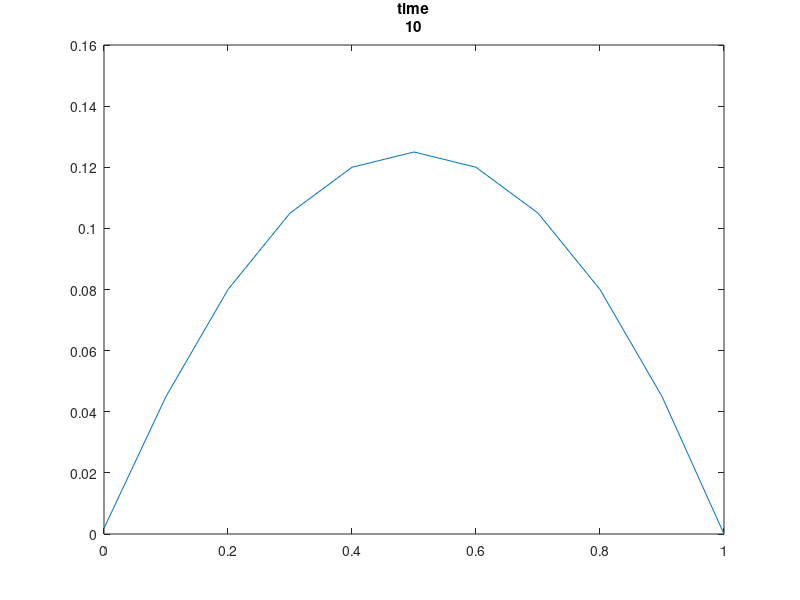

Source code (MATLAB):
data = [  0.100000001      -2.31076172E-03   2.46481206E-02   4.15941738E-02   5.26006520E-02   5.87868616E-02   6.07819036E-02   5.87886646E-02   5.26044443E-02   4.16003317E-02   2.46572718E-02  -3.08215921E-03
  0.200000003      -7.71884108E-04   3.49355564E-02   6.09044209E-02   7.87682235E-02   8.92053470E-02   9.26374197E-02   8.92071426E-02   7.87718222E-02   6.09097891E-02   3.49425860E-02  -2.05620471E-03
  0.300000012       4.27639490E-04   3.99608947E-02   7.04356581E-02   9.18475837E-02  0.104545996      0.108753718      0.104547203       9.18499231E-02   7.04390109E-02   3.99650633E-02  -1.14186096E-03
  0.400000006       1.12024148E-03   4.24723253E-02   7.52030835E-02   9.84027833E-02  0.112247318      0.116849460      0.112248003       9.84041169E-02   7.52049536E-02   4.24745902E-02  -5.99156541E-04
  0.500000000       1.48924394E-03   4.37318124E-02   7.75935799E-02  0.101690508      0.116110854      0.120911255      0.116111226      0.101691224       7.75945783E-02   4.37329896E-02  -3.07088834E-04
  0.600000024       1.67968741E-03   4.43637371E-02   7.87927657E-02  0.103339747      0.118048958      0.122948840      0.118049152      0.103340104       7.87932649E-02   4.43643332E-02  -1.55690170E-04
  0.699999988       1.77656545E-03   4.46807854E-02   7.93943480E-02  0.104167089      0.119021215      0.123970993      0.119021319      0.104167275       7.93946087E-02   4.46810946E-02  -7.85175507E-05
  0.800000012       1.82550284E-03   4.48398516E-02   7.96961561E-02  0.104582146      0.119508952      0.124483757      0.119509012      0.104582235       7.96962827E-02   4.48400006E-02  -3.94927811E-05
  0.900000036       1.85013970E-03   4.49196510E-02   7.98475593E-02  0.104790367      0.119753644      0.124741003      0.119753674      0.104790412       7.98476264E-02   4.49197292E-02  -1.98394337E-05
   1.00000000       1.86251977E-03   4.49596904E-02   7.99235255E-02  0.104894824      0.119876400      0.124870054      0.119876407      0.104894839       7.99235553E-02   4.49597277E-02  -9.95906703E-06
   1.10000002       1.86873705E-03   4.49797772E-02   7.99616352E-02  0.104947232      0.119937994      0.124934815      0.119938016      0.104947254       7.99616501E-02   4.49797921E-02  -4.99807220E-06
   1.20000005       1.87185756E-03   4.49898541E-02   7.99807534E-02  0.104973525      0.119968891      0.124967292      0.119968891      0.104973532       7.99807608E-02   4.49898653E-02  -2.50865514E-06
   1.30000007       1.87342323E-03   4.49949093E-02   7.99903348E-02  0.104986712      0.119984381      0.124983586      0.119984381      0.104986712       7.99903423E-02   4.49949130E-02  -1.25782549E-06
   1.39999998       1.87420903E-03   4.49974425E-02   7.99951479E-02  0.104993328      0.119992152      0.124991752      0.119992159      0.104993321       7.99951479E-02   4.49974462E-02  -6.31011403E-07
   1.50000000       1.87460298E-03   4.49987166E-02   7.99975619E-02  0.104996644      0.119996063      0.124995865      0.119996071      0.104996659       7.99975693E-02   4.49987203E-02  -3.16904845E-07
   1.60000002       1.87480031E-03   4.49993536E-02   7.99987763E-02  0.104998320      0.119998023      0.124997921      0.119998038      0.104998328       7.99987838E-02   4.49993536E-02  -1.58452423E-07
   1.70000005       1.87489914E-03   4.49996777E-02   7.99993873E-02  0.104999155      0.119999014      0.124998964      0.119999021      0.104999170       7.99993947E-02   4.49996814E-02  -8.08002412E-08
   1.80000007       1.87495013E-03   4.49998342E-02   7.99996853E-02  0.104999565      0.119999491      0.124999471      0.119999506      0.104999579       7.99997002E-02   4.49998379E-02  -3.98754452E-08
   1.89999998       1.87497493E-03   4.49999124E-02   7.99998343E-02  0.104999773      0.119999744      0.124999732      0.119999744      0.104999781       7.99998343E-02   4.49999161E-02  -2.02875068E-08
   2.00000000       1.87498680E-03   4.49999496E-02   7.99999088E-02  0.104999878      0.119999856      0.124999858      0.119999878      0.104999892       7.99999237E-02   4.49999571E-02  -1.01437534E-08
   2.10000014       1.87499274E-03   4.49999757E-02   7.99999535E-02  0.104999937      0.119999923      0.124999925      0.119999923      0.104999937       7.99999610E-02   4.49999794E-02  -5.59655389E-09
   2.20000005       1.87499693E-03   4.49999832E-02   7.99999684E-02  0.104999959      0.119999953      0.124999963      0.119999968      0.104999967       7.99999759E-02   4.49999869E-02  -2.44849230E-09
   2.29999995       1.87499798E-03   4.49999943E-02   7.99999908E-02  0.104999989      0.119999982      0.124999985      0.119999990      0.104999989       7.99999982E-02   4.49999981E-02  -1.74892301E-09
   2.40000010       1.87499868E-03   4.50000018E-02   7.99999982E-02  0.104999989      0.119999990      0.124999985      0.119999990      0.104999989       7.99999982E-02   4.49999981E-02  -3.49784618E-10
   2.50000000       1.87499938E-03   4.50000018E-02   7.99999982E-02  0.104999989      0.119999990      0.124999985      0.119999990      0.104999989       7.99999982E-02   4.49999981E-02   0.00000000    
   2.60000014       1.87499938E-03   4.50000018E-02   7.99999982E-02  0.104999989      0.119999990      0.124999985      0.119999990      0.104999989       7.99999982E-02   4.49999981E-02   0.00000000    
   2.70000005       1.87499938E-03   4.50000018E-02   7.99999982E-02  0.104999989      0.119999990      0.124999985      0.119999990      0.104999989       7.99999982E-02   4.49999981E-02   0.00000000    
   2.79999995       1.87499938E-03   4.50000018E-02   7.99999982E-02  0.104999989      0.119999990      0.124999985      0.119999990      0.104999989       7.99999982E-02   4.49999981E-02   0.00000000    
   2.90000010       1.87499938E-03   4.50000018E-02   7.99999982E-02  0.104999989      0.119999990      0.124999985      0.119999990      0.104999989       7.99999982E-02   4.49999981E-02   0.00000000    
   3.00000000       1.87499938E-03   4.50000018E-02   7.99999982E-02  0.104999989      0.119999990      0.124999985      0.119999990      0.104999989       7.99999982E-02   4.49999981E-02   0.00000000    
   3.10000014       1.87499938E-03   4.50000018E-02   7.99999982E-02  0.104999989      0.119999990      0.124999985      0.119999990      0.104999989       7.99999982E-02   4.49999981E-02   0.00000000    
   3.20000005       1.87499938E-03   4.50000018E-02   7.99999982E-02  0.104999989      0.119999990      0.124999985      0.119999990      0.104999989       7.99999982E-02   4.49999981E-02   0.00000000    
   3.29999995       1.87499938E-03   4.50000018E-02   7.99999982E-02  0.104999989      0.119999990      0.124999985      0.119999990      0.104999989       7.99999982E-02   4.49999981E-02   0.00000000    
   3.40000010       1.87499938E-03   4.50000018E-02   7.99999982E-02  0.104999989      0.119999990      0.124999985      0.119999990      0.104999989       7.99999982E-02   4.49999981E-02   0.00000000    
   3.50000000       1.87499938E-03   4.50000018E-02   7.99999982E-02  0.104999989      0.119999990      0.124999985      0.119999990      0.104999989       7.99999982E-02   4.49999981E-02   0.00000000    
   3.60000014       1.87499938E-03   4.50000018E-02   7.99999982E-02  0.104999989      0.119999990      0.124999985      0.119999990      0.104999989       7.99999982E-02   4.49999981E-02   0.00000000    
   3.70000005       1.87499938E-03   4.50000018E-02   7.99999982E-02  0.104999989      0.119999990      0.124999985      0.119999990      0.104999989       7.99999982E-02   4.49999981E-02   0.00000000    
   3.79999995       1.87499938E-03   4.50000018E-02   7.99999982E-02  0.104999989      0.119999990      0.124999985      0.119999990      0.104999989       7.99999982E-02   4.49999981E-02   0.00000000    
   3.90000010       1.87499938E-03   4.50000018E-02   7.99999982E-02  0.104999989      0.119999990      0.124999985      0.119999990      0.104999989       7.99999982E-02   4.49999981E-02   0.00000000    
   4.00000000       1.87499938E-03   4.50000018E-02   7.99999982E-02  0.104999989      0.119999990      0.124999985      0.119999990      0.104999989       7.99999982E-02   4.49999981E-02   0.00000000    
   4.09999990       1.87499938E-03   4.50000018E-02   7.99999982E-02  0.104999989      0.119999990      0.124999985      0.119999990      0.104999989       7.99999982E-02   4.49999981E-02   0.00000000    
   4.20000029       1.87499938E-03   4.50000018E-02   7.99999982E-02  0.104999989      0.119999990      0.124999985      0.119999990      0.104999989       7.99999982E-02   4.49999981E-02   0.00000000    
   4.30000019       1.87499938E-03   4.50000018E-02   7.99999982E-02  0.104999989      0.119999990      0.124999985      0.119999990      0.104999989       7.99999982E-02   4.49999981E-02   0.00000000    
   4.40000010       1.87499938E-03   4.50000018E-02   7.99999982E-02  0.104999989      0.119999990      0.124999985      0.119999990      0.104999989       7.99999982E-02   4.49999981E-02   0.00000000    
   4.50000000       1.87499938E-03   4.50000018E-02   7.99999982E-02  0.104999989      0.119999990      0.124999985      0.119999990      0.104999989       7.99999982E-02   4.49999981E-02   0.00000000    
   4.59999990       1.87499938E-03   4.50000018E-02   7.99999982E-02  0.104999989      0.119999990      0.124999985      0.119999990      0.104999989       7.99999982E-02   4.49999981E-02   0.00000000    
   4.70000029       1.87499938E-03   4.50000018E-02   7.99999982E-02  0.104999989      0.119999990      0.124999985      0.119999990      0.104999989       7.99999982E-02   4.49999981E-02   0.00000000    
   4.80000019       1.87499938E-03   4.50000018E-02   7.99999982E-02  0.104999989      0.119999990      0.124999985      0.119999990      0.104999989       7.99999982E-02   4.49999981E-02   0.00000000    
   4.90000010       1.87499938E-03   4.50000018E-02   7.99999982E-02  0.104999989      0.119999990      0.124999985      0.119999990      0.104999989       7.99999982E-02   4.49999981E-02   0.00000000    
   5.00000000       1.87499938E-03   4.50000018E-02   7.99999982E-02  0.104999989      0.119999990      0.124999985      0.119999990      0.104999989       7.99999982E-02   4.49999981E-02   0.00000000    
   5.09999990       1.87499938E-03   4.50000018E-02   7.99999982E-02  0.104999989      0.119999990      0.124999985      0.119999990      0.104999989       7.99999982E-02   4.49999981E-02   0.00000000    
   5.20000029       1.87499938E-03   4.50000018E-02   7.99999982E-02  0.104999989      0.119999990      0.124999985      0.119999990      0.104999989       7.99999982E-02   4.49999981E-02   0.00000000    
   5.30000019       1.87499938E-03   4.50000018E-02   7.99999982E-02  0.104999989      0.119999990      0.124999985      0.119999990      0.104999989       7.99999982E-02   4.49999981E-02   0.00000000    
   5.40000010       1.87499938E-03   4.50000018E-02   7.99999982E-02  0.104999989      0.119999990      0.124999985      0.119999990      0.104999989       7.99999982E-02   4.49999981E-02   0.00000000    
   5.50000000       1.87499938E-03   4.50000018E-02   7.99999982E-02  0.104999989      0.119999990      0.124999985      0.119999990      0.104999989       7.99999982E-02   4.49999981E-02   0.00000000    
   5.59999990       1.87499938E-03   4.50000018E-02   7.99999982E-02  0.104999989      0.119999990      0.124999985      0.119999990      0.104999989       7.99999982E-02   4.49999981E-02   0.00000000    
   5.70000029       1.87499938E-03   4.50000018E-02   7.99999982E-02  0.104999989      0.119999990      0.124999985      0.119999990      0.104999989       7.99999982E-02   4.49999981E-02   0.00000000    
   5.80000019       1.87499938E-03   4.50000018E-02   7.99999982E-02  0.104999989      0.119999990      0.124999985      0.119999990      0.104999989       7.99999982E-02   4.49999981E-02   0.00000000    
   5.90000010       1.87499938E-03   4.50000018E-02   7.99999982E-02  0.104999989      0.119999990      0.124999985      0.119999990      0.104999989       7.99999982E-02   4.49999981E-02   0.00000000    
   6.00000000       1.87499938E-03   4.50000018E-02   7.99999982E-02  0.104999989      0.119999990      0.124999985      0.119999990      0.104999989       7.99999982E-02   4.49999981E-02   0.00000000    
   6.09999990       1.87499938E-03   4.50000018E-02   7.99999982E-02  0.104999989      0.119999990      0.124999985      0.119999990      0.104999989       7.99999982E-02   4.49999981E-02   0.00000000    
   6.20000029       1.87499938E-03   4.50000018E-02   7.99999982E-02  0.104999989      0.119999990      0.124999985      0.119999990      0.104999989       7.99999982E-02   4.49999981E-02   0.00000000    
   6.30000019       1.87499938E-03   4.50000018E-02   7.99999982E-02  0.104999989      0.119999990      0.124999985      0.119999990      0.104999989       7.99999982E-02   4.49999981E-02   0.00000000    
   6.40000010       1.87499938E-03   4.50000018E-02   7.99999982E-02  0.104999989      0.119999990      0.124999985      0.119999990      0.104999989       7.99999982E-02   4.49999981E-02   0.00000000    
   6.50000000       1.87499938E-03   4.50000018E-02   7.99999982E-02  0.104999989      0.119999990      0.124999985      0.119999990      0.104999989       7.99999982E-02   4.49999981E-02   0.00000000    
   6.59999990       1.87499938E-03   4.50000018E-02   7.99999982E-02  0.104999989      0.119999990      0.124999985      0.119999990      0.104999989       7.99999982E-02   4.49999981E-02   0.00000000    
   6.70000029       1.87499938E-03   4.50000018E-02   7.99999982E-02  0.104999989      0.119999990      0.124999985      0.119999990      0.104999989       7.99999982E-02   4.49999981E-02   0.00000000    
   6.80000019       1.87499938E-03   4.50000018E-02   7.99999982E-02  0.104999989      0.119999990      0.124999985      0.119999990      0.104999989       7.99999982E-02   4.49999981E-02   0.00000000    
   6.90000010       1.87499938E-03   4.50000018E-02   7.99999982E-02  0.104999989      0.119999990      0.124999985      0.119999990      0.104999989       7.99999982E-02   4.49999981E-02   0.00000000    
   7.00000000       1.87499938E-03   4.50000018E-02   7.99999982E-02  0.104999989      0.119999990      0.124999985      0.119999990      0.104999989       7.99999982E-02   4.49999981E-02   0.00000000    
   7.09999990       1.87499938E-03   4.50000018E-02   7.99999982E-02  0.104999989      0.119999990      0.124999985      0.119999990      0.104999989       7.99999982E-02   4.49999981E-02   0.00000000    
   7.20000029       1.87499938E-03   4.50000018E-02   7.99999982E-02  0.104999989      0.119999990      0.124999985      0.119999990      0.104999989       7.99999982E-02   4.49999981E-02   0.00000000    
   7.30000019       1.87499938E-03   4.50000018E-02   7.99999982E-02  0.104999989      0.119999990      0.124999985      0.119999990      0.104999989       7.99999982E-02   4.49999981E-02   0.00000000    
   7.40000010       1.87499938E-03   4.50000018E-02   7.99999982E-02  0.104999989      0.119999990      0.124999985      0.119999990      0.104999989       7.99999982E-02   4.49999981E-02   0.00000000    
   7.50000000       1.87499938E-03   4.50000018E-02   7.99999982E-02  0.104999989      0.119999990      0.124999985      0.119999990      0.104999989       7.99999982E-02   4.49999981E-02   0.00000000    
   7.59999990       1.87499938E-03   4.50000018E-02   7.99999982E-02  0.104999989      0.119999990      0.124999985      0.119999990      0.104999989       7.99999982E-02   4.49999981E-02   0.00000000    
   7.70000029       1.87499938E-03   4.50000018E-02   7.99999982E-02  0.104999989      0.119999990      0.124999985      0.119999990      0.104999989       7.99999982E-02   4.49999981E-02   0.00000000    
   7.80000019       1.87499938E-03   4.50000018E-02   7.99999982E-02  0.104999989      0.119999990      0.124999985      0.119999990      0.104999989       7.99999982E-02   4.49999981E-02   0.00000000    
   7.90000010       1.87499938E-03   4.50000018E-02   7.99999982E-02  0.104999989      0.119999990      0.124999985      0.119999990      0.104999989       7.99999982E-02   4.49999981E-02   0.00000000    
   8.00000000       1.87499938E-03   4.50000018E-02   7.99999982E-02  0.104999989      0.119999990      0.124999985      0.119999990      0.104999989       7.99999982E-02   4.49999981E-02   0.00000000    
   8.10000038       1.87499938E-03   4.50000018E-02   7.99999982E-02  0.104999989      0.119999990      0.124999985      0.119999990      0.104999989       7.99999982E-02   4.49999981E-02   0.00000000    
   8.19999981       1.87499938E-03   4.50000018E-02   7.99999982E-02  0.104999989      0.119999990      0.124999985      0.119999990      0.104999989       7.99999982E-02   4.49999981E-02   0.00000000    
   8.30000019       1.87499938E-03   4.50000018E-02   7.99999982E-02  0.104999989      0.119999990      0.124999985      0.119999990      0.104999989       7.99999982E-02   4.49999981E-02   0.00000000    
   8.40000057       1.87499938E-03   4.50000018E-02   7.99999982E-02  0.104999989      0.119999990      0.124999985      0.119999990      0.104999989       7.99999982E-02   4.49999981E-02   0.00000000    
   8.50000000       1.87499938E-03   4.50000018E-02   7.99999982E-02  0.104999989      0.119999990      0.124999985      0.119999990      0.104999989       7.99999982E-02   4.49999981E-02   0.00000000    
   8.60000038       1.87499938E-03   4.50000018E-02   7.99999982E-02  0.104999989      0.119999990      0.124999985      0.119999990      0.104999989       7.99999982E-02   4.49999981E-02   0.00000000    
   8.69999981       1.87499938E-03   4.50000018E-02   7.99999982E-02  0.104999989      0.119999990      0.124999985      0.119999990      0.104999989       7.99999982E-02   4.49999981E-02   0.00000000    
   8.80000019       1.87499938E-03   4.50000018E-02   7.99999982E-02  0.104999989      0.119999990      0.124999985      0.119999990      0.104999989       7.99999982E-02   4.49999981E-02   0.00000000    
   8.90000057       1.87499938E-03   4.50000018E-02   7.99999982E-02  0.104999989      0.119999990      0.124999985      0.119999990      0.104999989       7.99999982E-02   4.49999981E-02   0.00000000    
   9.00000000       1.87499938E-03   4.50000018E-02   7.99999982E-02  0.104999989      0.119999990      0.124999985      0.119999990      0.104999989       7.99999982E-02   4.49999981E-02   0.00000000    
   9.10000038       1.87499938E-03   4.50000018E-02   7.99999982E-02  0.104999989      0.119999990      0.124999985      0.119999990      0.104999989       7.99999982E-02   4.49999981E-02   0.00000000    
   9.19999981       1.87499938E-03   4.50000018E-02   7.99999982E-02  0.104999989      0.119999990      0.124999985      0.119999990      0.104999989       7.99999982E-02   4.49999981E-02   0.00000000    
   9.30000019       1.87499938E-03   4.50000018E-02   7.99999982E-02  0.104999989      0.119999990      0.124999985      0.119999990      0.104999989       7.99999982E-02   4.49999981E-02   0.00000000    
   9.40000057       1.87499938E-03   4.50000018E-02   7.99999982E-02  0.104999989      0.119999990      0.124999985      0.119999990      0.104999989       7.99999982E-02   4.49999981E-02   0.00000000    
   9.50000000       1.87499938E-03   4.50000018E-02   7.99999982E-02  0.104999989      0.119999990      0.124999985      0.119999990      0.104999989       7.99999982E-02   4.49999981E-02   0.00000000    
   9.60000038       1.87499938E-03   4.50000018E-02   7.99999982E-02  0.104999989      0.119999990      0.124999985      0.119999990      0.104999989       7.99999982E-02   4.49999981E-02   0.00000000    
   9.69999981       1.87499938E-03   4.50000018E-02   7.99999982E-02  0.104999989      0.119999990      0.124999985      0.119999990      0.104999989       7.99999982E-02   4.49999981E-02   0.00000000    
   9.80000019       1.87499938E-03   4.50000018E-02   7.99999982E-02  0.104999989      0.119999990      0.124999985      0.119999990      0.104999989       7.99999982E-02   4.49999981E-02   0.00000000    
   9.90000057       1.87499938E-03   4.50000018E-02   7.99999982E-02  0.104999989      0.119999990      0.124999985      0.119999990      0.104999989       7.99999982E-02   4.49999981E-02   0.00000000    
   10.0000000       1.87499938E-03   4.50000018E-02   7.99999982E-02  0.104999989      0.119999990      0.124999985      0.119999990      0.104999989       7.99999982E-02   4.49999981E-02   0.00000000    
];

t = data(:,1);
phi = data(:,2:end);
nnod = length(phi(1,:));
dx = 1/(nnod-1);
x = 0:dx:1;
figure(1);clf(1);
for i = 1:length(t)
    plot(x,phi(i,:));
    title({'time',num2str(t(i))})
    pause(0.1);
end